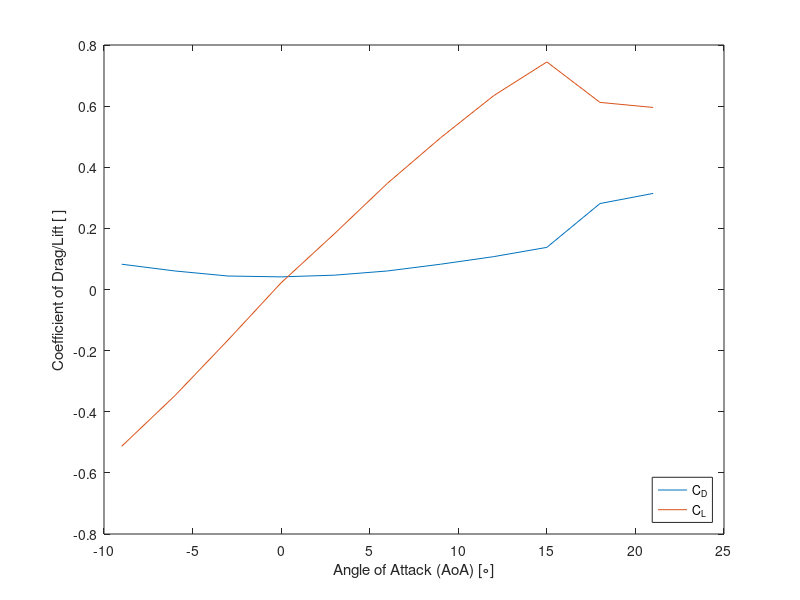
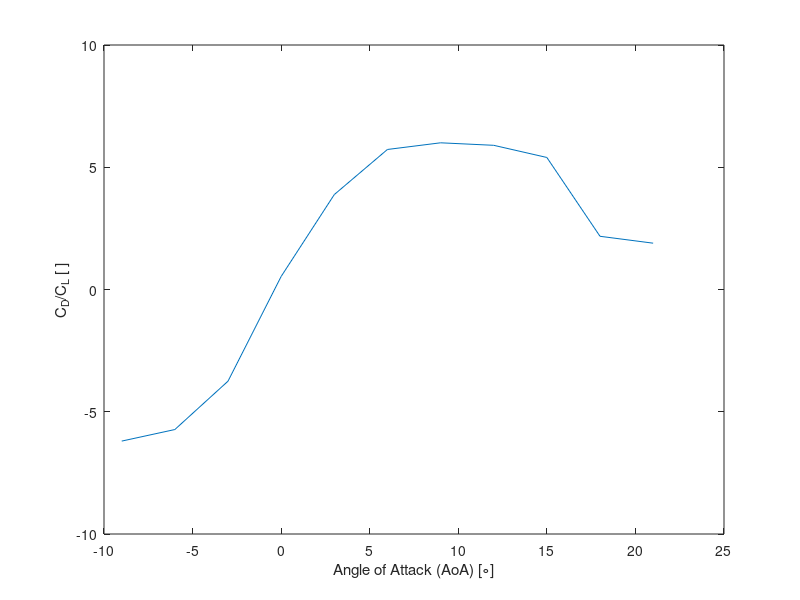
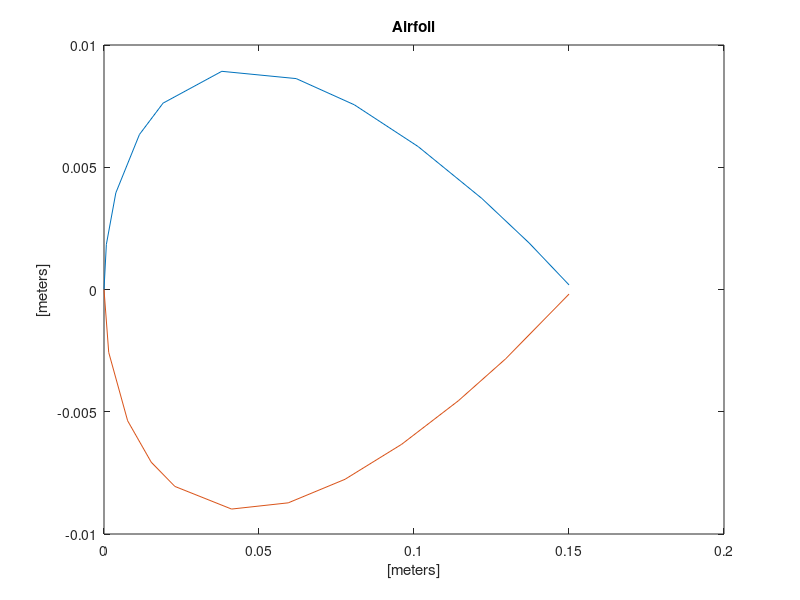

The MATLAB source for these figures, in order: (Note: this script raises an error after producing the figures.)
%% 
close all; clc; clear all;

Ti          = 21.2+273.15;                   % [C]
Tf          = 22.6+273.15; 
Pi          = 102268;                        % [Pa]
Pf          = 102235;    
R           = 8.314;                         % [J/molK]
MMass       = 28.97;                         % [g/m3]
Di_air      = (MMass*Pi)/(R*Ti*1000);        % [kg/m3]
Df_air      = (MMass*Pf)/(R*Tf*1000); 
D_w         = 998.2;
g           = 9.81;
chord       = 150/1000;
L        = 300/1000;
Planf_A     = chord*L;
t           = .12; 

% Part 2

AoA_0 = [1.59, 3.2, 2.95, 3.54, 3.85, 3.57, 3.79, 3.65, 3.52,...+
    3.05, 3.31, 3.16, 2.98, 3.55, 3.65, 3.44, 3.21, 3.5, 3.4,...+
    3.31, 2.91, 3.14, .49]./39.37;              % [m]
    
AoA_9  = [1.6, 3.2, 7, 5.9, 5.25, 4.4, 4.2, 3.8, 3.55,...+
    3.05, 3.25, 3.15, 1.6, 2.2, 2.6, 2.65, 2.7, 3.05, 3.1,...+
    3.05, 2.7, 2.9, .45]./39.37;                % [m]

AoA_18 = [1.6, 3.25, 4.05, 3.95, 4.00, 3.7, 4.1, 4.15, 4.2,...+
    3.65, 4.0, 3.85, 1.5, 1.9, 2.25, 2.35, 2.5, 2.9, 3.0, 3.1,...+
    2.85, 3.25, 0.5]./39.37;                    % [m]

AirfoilPress = Pi - g*D_w.*AoA_0;

% Part 3
% Change in pressure used to determine fluid velocity 
dP_0    = D_w*g*(AoA_0(2) - AoA_0(1));
dP_9    = D_w*g*(AoA_9(2) - AoA_9(1));
dP_18   = D_w*g*(AoA_18(2) - AoA_18(1));

Vel_0   = sqrt((2/Di_air)*dP_0);
Vel_9   = sqrt((2/Di_air)*dP_9);
Vel_18   = sqrt((2/Di_air)*dP_18);
Vel = [Vel_0, Vel_9, Vel_18];
Vel = mean(Vel);

% Part 4

AoA = -9:3:21;
D_force = [1.5, 1.1, 0.8, 0.75, 0.85, 1.1, 1.5, 1.95, 2.5, 5.1, 5.7];
L_force = [-9.3, -6.3, -3, 0.4, 3.3, 6.3, 9, 11.5, 13.5, 11.1, 10.8];

CL = L_force./(0.5*Di_air*Vel^2*Planf_A);
CD = D_force./(0.5*Di_air*Vel^2*Planf_A);

p = polyfit(AoA, L_force, 1);
L_pred = p(1)*AoA + p(2);
zeroL = -p(2)/p(1);                 % Don't Need to adjust


% Part 5
figure(1)
plot(AoA, CD, AoA, CL)
xlabel('Angle of Attack (AoA) [\circ]')
ylabel('Coefficient of Drag/Lift [ ]')
legend('C_{D}', 'C_{L}', 'location', 'southeast')

% Part 6
Coeff_Ratio = CL./CD;

figure(2)
plot(AoA, Coeff_Ratio)
xlabel('Angle of Attack (AoA) [\circ]')
ylabel('C_{D}/C_{L} [ ]')

%% Part 7
close all; clc;

D_w         = 998.2;
g           = 9.81;
chord       = 150/1000;
L        = 300/1000;
Planf_A     = chord*L;
t           = .12; 

xt = [0, 0.76, 3.81, 11.43, 19.05, 38, 62, 80.77, 101.35, 121.92, 137.16, 150]./1000;
xb = [0, 1.52, 7.62, 15.24, 22.86, 41.15, 59.44, 77.73, 96.02, 114.3, 129.54, 150]./1000;

a = xt./chord;
b = xb./chord;

yt = 5.*t.*chord.*((0.2969.*sqrt(a)) + (-.1260.*(a))...+
    + (-.3516.*(a).^2) + (.2843.*(a).^3) + (-.1015.*(a).^4));
yb = -5.*t.*chord.*((0.2969.*sqrt(b)) + (-.1260.*(b))...+
    + (-.3516.*(b).^2) + (.2843.*(b).^3) + (-.1015.*(b).^4));

figure(3)
plot(xt, yt, xb, yb)
xlabel('[meters]'); ylabel('[meters]'); title('Airfoil')

%%%%%%%%%%%%%%%%%%%%%%%%%%%%
% 0 DEGREE ANGLE OF ATTACK %
%%%%%%%%%%%%%%%%%%%%%%%%%%%%
theta_t    = zeros(1,length(yt) - 1);
theta_b    = zeros(1,length(yb) - 1);
DragTop0 = zeros(1,length(yt) - 1);
LiftTop0 = zeros(1,length(yt) - 1);
DragBot0 = zeros(1,length(yb) - 1);
LiftBot0 = zeros(1,length(yb) - 1);

Force_xt_9 = zeros(1,length(yt) - 1);
Force_yt_9 = zeros(1,length(yt) - 1);
Force_xb_9 = zeros(1,length(yb) - 1);
Force_yb_9 = zeros(1,length(yb) - 1);

Force_xt_18 = zeros(1,length(yt) - 1);
Force_yt_18 = zeros(1,length(yt) - 1);
Force_xb_18 = zeros(1,length(yb) - 1);
Force_yb_18 = zeros(1,length(yb) - 1);


height_0t = AoA_0(end) - [AoA_0(1), AoA_0(3:12), AoA_0(12)];
height_0b = AoA_0(end) - [AoA_0(1), AoA_0(13:22), AoA_0(22)]; 

Pres_0t = height_0t.*g*D_w;
Pres_0b = height_0b.*g*D_w;
% Pres_0t = ones(1, length(height_0t));
% Pres_0b = ones(1, length(height_0b));

height_9t = AoA_9(end) - [AoA_9(1), AoA_9(3:12), AoA_9(12)];
height_9b = AoA_9(end) - [AoA_9(1), AoA_9(13:22), AoA_9(22)]; 

Pres_9t = height_9t.*g*D_w;
Pres_9b = height_9b.*g*D_w;
% Pres_9t = ones(1, length(height_9t));
% Pres_9b = ones(1, length(height_9t));

height_18t = AoA_18(end) - [AoA_18(1), AoA_18(3:12), AoA_18(12)];
height_18b = AoA_18(end) - [AoA_18(1), AoA_18(13:22), AoA_18(22)]; 

Pres_18t = height_18t.*g*D_w;
Pres_18b = height_18b.*g*D_w;

for i = 1:length(yt)-1
    % Top Calculations
    theta_t(i)     =  atand( (yt(i+1) - yt(i)) / (xt(i+1) - xt(i)) );
    DragTop0(i)    =  L*(xt(i+1) - xt(i) ) * ( (Pres_0t(i+1)  + Pres_0t(i) ) /2)*tand(theta_t(i));
    Force_xt_9(i)  =  L*(xt(i+1) - xt(i) ) * ( (Pres_9t(i+1)  + Pres_9t(i) ) /2)*tand(theta_t(i));
    Force_xt_18(i) =  L*(xt(i+1) - xt(i) ) * ( (Pres_18t(i+1) + Pres_18t(i)) /2)*tand(theta_t(i));
    LiftTop0(i)    = -L*(xt(i+1) - xt(i) ) * ( (Pres_0t(i+1)  + Pres_0t(i) ) /2);
    Force_yt_9(i)  = -L*(xt(i+1) - xt(i) ) * ( (Pres_9t(i+1)  + Pres_9t(i) ) /2);
    Force_yt_18(i) = -L*(xt(i+1) - xt(i) ) * ( (Pres_18t(i+1) + Pres_18t(i)) /2);
    
    
    % Bottom Calculations
    theta_b(i)     =  atand((yb(i+1) - yb(i))/(xb(i+1) - xb(i)));
    DragBot0(i)    = - L*(xb(i+1) - xb(i) ) * ( (Pres_0b(i+1)  + Pres_0b(i))/2)*tand(theta_b(i));
    Force_xb_9(i)  = - L*(xb(i+1) - xb(i) ) * ( (Pres_9b(i+1)  + Pres_9b(i))/2)*tand(theta_b(i));
    Force_xb_18(i) = - L*(xb(i+1) - xb(i) ) * ( (Pres_18b(i+1) + Pres_18b(i))/2)*tand(theta_b(i));
    LiftBot0(i)    =  L*(xb(i+1) - xb(i) ) * ( (Pres_0b(i+1)  + Pres_0b(i))/2);
    Force_yb_9(i)  =  L*(xb(i+1) - xb(i) ) * ( (Pres_9b(i+1)  + Pres_9b(i))/2);    
    Force_yb_18(i) =  L*(xb(i+1) - xb(i) ) * ( (Pres_18b(i+1) + Pres_18b(i))/2);
end

totalDrag_0 = sum(DragTop0 + DragBot0)
totalLift_0 = sum(LiftTop0 + LiftBot0)

%%%%%%%%%%%%%%%%%%%%%%%%%%%%
% 9 DEGREE ANGLE OF ATTACK %
%%%%%%%%%%%%%%%%%%%%%%%%%%%%

alpha = 9;

Force_Dt9 =  Force_xt_9.*cosd(alpha) + Force_yt_9.*sind(alpha);
Force_Lt9 = -Force_xt_9.*sind(alpha) + Force_yt_9.*cosd(alpha);

Force_Db9 =  Force_xb_9.*cosd(alpha) + Force_yb_9.*sind(alpha);
Force_Lb9 =  -Force_xb_9.*sind(alpha) + Force_yb_9.*cosd(alpha);

totalDrag_9 = sum(Force_Dt9 + Force_Db9) 
totalLift_9 = sum(Force_Lt9 + Force_Lb9)


%%%%%%%%%%%%%%%%%%%%%%%%%%%%%
% 18 DEGREE ANGLE OF ATTACK %
%%%%%%%%%%%%%%%%%%%%%%%%%%%%%

alpha = 18;

Force_Dt18 =  Force_xt_18.*cosd(alpha) + Force_yt_18.*sind(alpha);
Force_Lt18 = -Force_xt_18.*sind(alpha) + Force_yt_18.*cosd(alpha);

Force_Db18 = Force_xb_18.*cosd(alpha) + Force_yb_18.*sind(alpha);
Force_Lb18 = -Force_xb_18.*sind(alpha) + Force_yb_18.*cosd(alpha);

totalDrag_18 = sum(Force_Dt18 + Force_Db18)
totalLift_18 = sum(Force_Lt18 + Force_Lb18)

Fd_0 = [0; totalDrag_0];
Fd_9 = [9; totalDrag_9];
Fd_18 = [18; totalDrag_18];

T = table(Fd_0, Fd_9, Fd_18);

%% Part 8

nu = 1.516e-5;

Re = (Vel*chord)/nu;
skinFric = 0.0742/(Re^(1/5));
F_skin = skinFric*(0.5*Di_air*Vel^2*Planf_A);

%% Part 9 
ar = L/chord; 
eff_fact = 0.7;

CDi = CL.^2/(pi*ar*eff_fact);
Ind_drag = CDi.*(0.5*Di_air*Vel^2*Planf_A); 

ind_0 = [0; Ind_drag(4)];
ind_9 = [9; Ind_drag(7)];
ind_18 = [18; Ind_drag(10)];

T2 = table(ind_0, ind_9, ind_18);
T3 = table(AoA', Ind_drag');

figure(4)
plot(AoA, Ind_drag, '-o')
xlabel('Angle of Attack')
ylabel('Induced Drag, F_{D,i} [N]')

%% Part 11


T4 = table([0 9 18]',[Ind_drag(4), Ind_drag(7), Ind_drag(10)]',[totalDrag_0 totalDrag_9 totalDrag_18]',[D_force(4), D_force(7), D_force(10)]');

TOTAL_0 = F_skin + Ind_drag(4) + totalDrag_0;
TOTAL_9 = F_skin + Ind_drag(7) + totalDrag_9;
TOTAL_18 = F_skin + Ind_drag(10) + totalDrag_18;
TOTAL = [TOTAL_0 TOTAL_9 TOTAL_18];

figure(5)
plot([AoA(1) AoA(end)], [F_skin F_skin], AoA, Ind_drag,...+
    [0 9 18], [totalDrag_0 totalDrag_9 totalDrag_18],...+
    AoA, D_force, [0 9 18], TOTAL);
xlabel('Angle of Attack [\circ]')
ylabel('Drag Force [N]')
legend('Est. Skin Drag', 'Est. Induced Drag', 'Est. Form Drag',...+
    'Recorded Drag Force', 'Est. Total Drag', 'location', 'northwest');

%% Part 12
u_L = 0.01; 
u_A = 0.25*10^-6;  
u_Man = 0.05;
u_D = 0.05;
 
d_L = 1/(u_A*D_w*g*(u_Man(1) - u_Man(2)));
d_A = -Lift(9)/((u_A^2)*D_w*g*(u_Man(1) - u_Man(2)));
d_Man = -Lift(9)/(u_A*D_w*g*(u_Man(1) - u_Man(2))^2);
d_D = -Lift(9)/(u_A*(D_w)^2*g*(u_Man(1) - u_Man(2)));
 
uncertainty = sqrt((d_L*u_L)^2+(d_Man*u_Man)^2+(d_D*u_D)^2+(d_A*u_A)^2);












